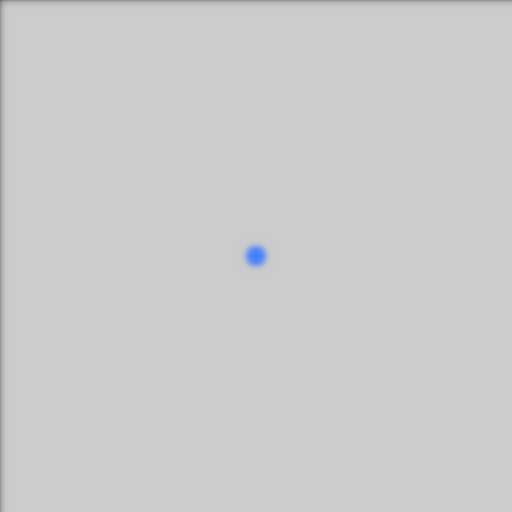
Frame 1 (no input)
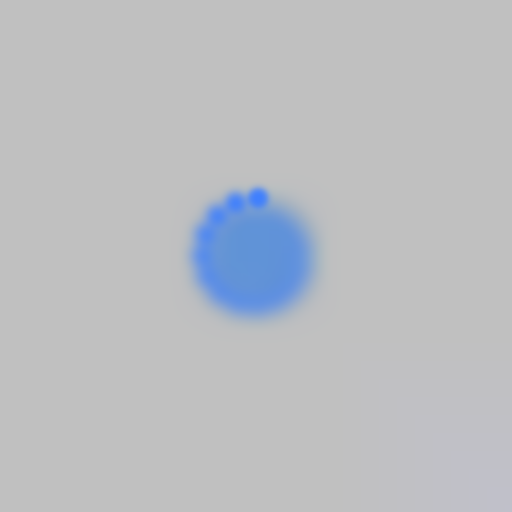
Frame 60 (the mouse pressed at the canvas centre just before this capture)
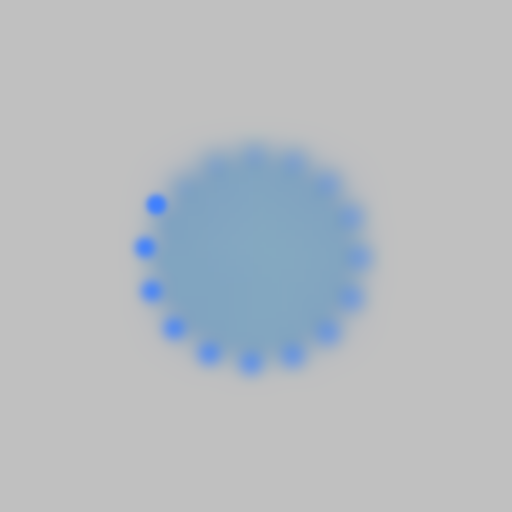
Frame 120 (the mouse held since frame 60 and released just before this capture)

The Processing sketch that drew these frames (run headless with seeded random() and noise(); from frame 60 on, the mouse is pressed at the canvas centre):

// Processing sketch: processing_140675
// ── processing_140675.pde

int counter;
int ballR;    // ball radius

void setup() {  //setup function called initially, only once
  size( 512, 512 );
  counter = 0;
  ballR = 20;
}

void draw() {  //draw function loops 

  // erase background 
  fill( 255, 255, 255, 2);
  rect(0, 0, width, height);

  noStroke();

  // draw blue ball
  fill( 64, 128, 255 );
  float r = ( 200*sin(counter/200.0) );             
  ellipse( r*cos(counter/2.5)+width/2, r*sin(counter/2.5)+height/2, ballR, ballR );

  filter(BLUR, 3);

  counter++;
}
